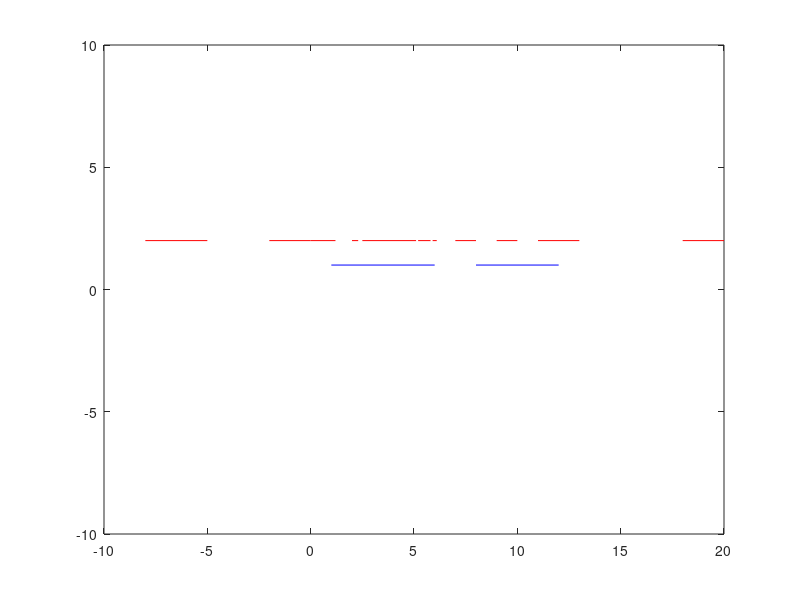

Write the MATLAB code that produced this figure. (Note: this script raises an error after producing the figure.)

Timerange=[1 8;6 12];
InvalidRange=[-8 -2 0 2 2.5 5.2 5.9 7 9 11 18;-5 0 1.2 2.3 5.1 5.8 6.1 8 10 13 20];
figure;
for i=1:length(Timerange)
     plot([Timerange(1,i) Timerange(2,i)],[1 1],'b');hold on
end

for i=1:length(InvalidRange)
     plot([InvalidRange(1,i) InvalidRange(2,i)],[2 2],'r');hold on
end
set(gca,'ylim',[-10 10])

Data=TimeRangeModify(Timerange,InvalidRange);

for i=1:length(Data)
     plot([Data(1,i) Data(2,i)],[1.5 1.5],'g');hold on
end
